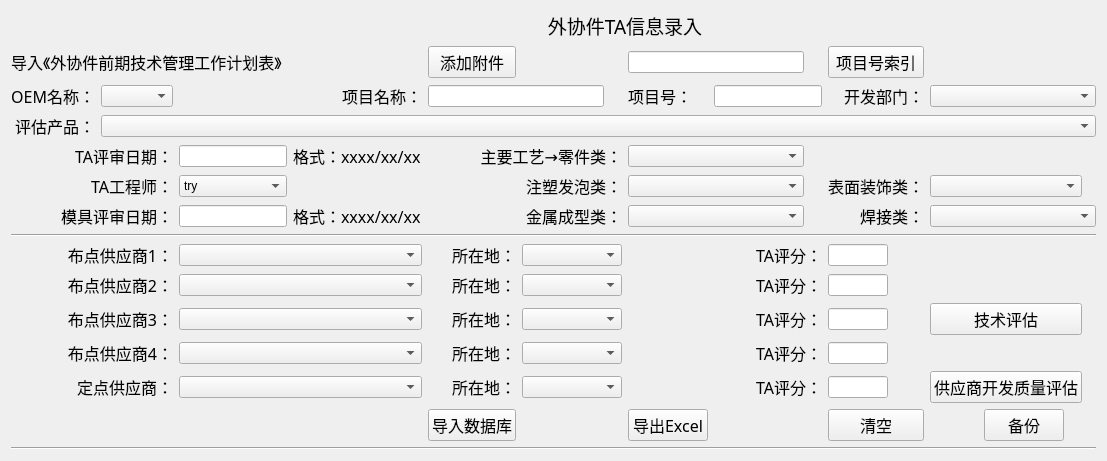
     <widget class="QWidget" name="page_4">
      <layout class="QHBoxLayout" name="horizontalLayout_2">
       <item>
        <layout class="QGridLayout" name="gridLayout_4">
         <property name="sizeConstraint">
          <enum>QLayout::SetFixedSize</enum>
         </property>
         <item row="3" column="0">
          <widget class="QLabel" name="label_37">
           <property name="font">
            <font>
             <family>Adobe Devanagari</family>
             <pointsize>12</pointsize>
            </font>
           </property>
           <property name="text">
            <string>OEM名称：</string>
           </property>
           <property name="alignment">
            <set>Qt::AlignRight|Qt::AlignTrailing|Qt::AlignVCenter</set>
           </property>
          </widget>
         </item>
         <item row="7" column="5">
          <widget class="QLabel" name="label_46">
           <property name="maximumSize">
            <size>
             <width>200</width>
             <height>20</height>
            </size>
           </property>
           <property name="font">
            <font>
             <family>Adobe Devanagari</family>
             <pointsize>12</pointsize>
            </font>
           </property>
           <property name="text">
            <string>金属成型类：</string>
           </property>
           <property name="alignment">
            <set>Qt::AlignRight|Qt::AlignTrailing|Qt::AlignVCenter</set>
           </property>
          </widget>
         </item>
         <item row="12" column="2" colspan="2">
          <widget class="QComboBox" name="exSup4"/>
         </item>
         <item row="10" column="9">
          <widget class="QLabel" name="label_76">
           <property name="text">
            <string/>
           </property>
          </widget>
         </item>
         <item row="0" column="4" colspan="4">
          <widget class="QLabel" name="label_79">
           <property name="maximumSize">
            <size>
             <width>16777215</width>
             <height>50</height>
            </size>
           </property>
           <property name="font">
            <font>
             <family>黑体</family>
             <pointsize>14</pointsize>
            </font>
           </property>
           <property name="text">
            <string>外协件TA信息录入</string>
           </property>
           <property name="alignment">
            <set>Qt::AlignCenter</set>
           </property>
          </widget>
         </item>
         <item row="3" column="7">
          <widget class="QLineEdit" name="exProNum"/>
         </item>
         <item row="7" column="9" colspan="6">
          <widget class="QComboBox" name="exWield">
           <property name="minimumSize">
            <size>
             <width>150</width>
             <height>0</height>
            </size>
           </property>
           <property name="maximumSize">
            <size>
             <width>176</width>
             <height>16777215</height>
            </size>
           </property>
          </widget>
         </item>
         <item row="2" column="6" colspan="2">
          <widget class="QLineEdit" name="exProNumLine">
           <property name="minimumSize">
            <size>
             <width>150</width>
             <height>0</height>
            </size>
           </property>
           <property name="maximumSize">
            <size>
             <width>176</width>
             <height>16777215</height>
            </size>
           </property>
          </widget>
         </item>
         <item row="12" column="9">
          <widget class="QLabel" name="label_75">
           <property name="text">
            <string/>
           </property>
          </widget>
         </item>
         <item row="11" column="2" colspan="2">
          <widget class="QComboBox" name="exSup3"/>
         </item>
         <item row="13" column="2" colspan="2">
          <widget class="QComboBox" name="exSeleSup">
           <property name="maximumSize">
            <size>
             <width>16777215</width>
             <height>16777215</height>
            </size>
           </property>
          </widget>
         </item>
         <item row="10" column="2" colspan="2">
          <widget class="QComboBox" name="exSup2"/>
         </item>
         <item row="7" column="8">
          <widget class="QLabel" name="label_42">
           <property name="font">
            <font>
             <family>Adobe Devanagari</family>
             <pointsize>12</pointsize>
            </font>
           </property>
           <property name="text">
            <string>焊接类：</string>
           </property>
           <property name="alignment">
            <set>Qt::AlignRight|Qt::AlignTrailing|Qt::AlignVCenter</set>
           </property>
          </widget>
         </item>
         <item row="6" column="5">
          <widget class="QLabel" name="label_44">
           <property name="font">
            <font>
             <family>Adobe Devanagari</family>
             <pointsize>12</pointsize>
            </font>
           </property>
           <property name="text">
            <string>注塑发泡类：</string>
           </property>
           <property name="alignment">
            <set>Qt::AlignRight|Qt::AlignTrailing|Qt::AlignVCenter</set>
           </property>
          </widget>
         </item>
         <item row="12" column="5">
          <widget class="QComboBox" name="exSup4Place">
           <property name="maximumSize">
            <size>
             <width>16777215</width>
             <height>16777215</height>
            </size>
           </property>
          </widget>
         </item>
         <item row="13" column="8">
          <widget class="QLineEdit" name="exSeleSupTaMark">
           <property name="maximumSize">
            <size>
             <width>60</width>
             <height>16777215</height>
            </size>
           </property>
          </widget>
         </item>
         <item row="12" column="7">
          <widget class="QLabel" name="label_58">
           <property name="font">
            <font>
             <family>Adobe Devanagari</family>
             <pointsize>12</pointsize>
            </font>
           </property>
           <property name="text">
            <string>TA评分：</string>
           </property>
           <property name="alignment">
            <set>Qt::AlignRight|Qt::AlignTrailing|Qt::AlignVCenter</set>
           </property>
          </widget>
         </item>
         <item row="14" column="2">
          <widget class="QLabel" name="label_72">
           <property name="text">
            <string/>
           </property>
          </widget>
         </item>
         <item row="9" column="7">
          <widget class="QLabel" name="label_50">
           <property name="font">
            <font>
             <family>Adobe Devanagari</family>
             <pointsize>12</pointsize>
            </font>
           </property>
           <property name="text">
            <string>TA评分：</string>
           </property>
           <property name="alignment">
            <set>Qt::AlignRight|Qt::AlignTrailing|Qt::AlignVCenter</set>
           </property>
          </widget>
         </item>
         <item row="13" column="7">
          <widget class="QLabel" name="label_62">
           <property name="font">
            <font>
             <family>Adobe Devanagari</family>
             <pointsize>12</pointsize>
            </font>
           </property>
           <property name="text">
            <string>TA评分：</string>
           </property>
           <property name="alignment">
            <set>Qt::AlignRight|Qt::AlignTrailing|Qt::AlignVCenter</set>
           </property>
          </widget>
         </item>
         <item row="9" column="5">
          <widget class="QComboBox" name="exSup1Place">
           <property name="minimumSize">
            <size>
             <width>100</width>
             <height>0</height>
            </size>
           </property>
           <property name="maximumSize">
            <size>
             <width>16777215</width>
             <height>16777215</height>
            </size>
           </property>
          </widget>
         </item>
         <item row="14" column="13" colspan="2">
          <widget class="QLabel" name="label_74">
           <property name="text">
            <string/>
           </property>
          </widget>
         </item>
         <item row="14" column="12">
          <widget class="QPushButton" name="exBackUp">
           <property name="font">
            <font>
             <family>Adobe Devanagari</family>
             <pointsize>12</pointsize>
            </font>
           </property>
           <property name="text">
            <string>备份</string>
           </property>
          </widget>
         </item>
         <item row="9" column="8">
          <widget class="QLineEdit" name="exSup1TaMark">
           <property name="maximumSize">
            <size>
             <width>60</width>
             <height>16777215</height>
            </size>
           </property>
          </widget>
         </item>
         <item row="5" column="6" colspan="2">
          <widget class="QComboBox" name="exPart">
           <property name="minimumSize">
            <size>
             <width>150</width>
             <height>0</height>
            </size>
           </property>
           <property name="maximumSize">
            <size>
             <width>176</width>
             <height>16777215</height>
            </size>
           </property>
          </widget>
         </item>
         <item row="6" column="6" colspan="2">
          <widget class="QComboBox" name="exInjection">
           <property name="maximumSize">
            <size>
             <width>176</width>
             <height>16777215</height>
            </size>
           </property>
          </widget>
         </item>
         <item row="10" column="5">
          <widget class="QComboBox" name="exSup2Place">
           <property name="maximumSize">
            <size>
             <width>16777215</width>
             <height>16777215</height>
            </size>
           </property>
          </widget>
         </item>
         <item row="11" column="5">
          <widget class="QComboBox" name="exSup3Place">
           <property name="maximumSize">
            <size>
             <width>16777215</width>
             <height>16777215</height>
            </size>
           </property>
          </widget>
         </item>
         <item row="3" column="6">
          <widget class="QLabel" name="label_86">
           <property name="font">
            <font>
             <family>Adobe Devanagari</family>
             <pointsize>12</pointsize>
            </font>
           </property>
           <property name="text">
            <string>项目号：</string>
           </property>
          </widget>
         </item>
         <item row="10" column="7">
          <widget class="QLabel" name="label_52">
           <property name="font">
            <font>
             <family>Adobe Devanagari</family>
             <pointsize>12</pointsize>
            </font>
           </property>
           <property name="text">
            <string>TA评分：</string>
           </property>
           <property name="alignment">
            <set>Qt::AlignRight|Qt::AlignTrailing|Qt::AlignVCenter</set>
           </property>
          </widget>
         </item>
         <item row="11" column="7">
          <widget class="QLabel" name="label_55">
           <property name="font">
            <font>
             <family>Adobe Devanagari</family>
             <pointsize>12</pointsize>
            </font>
           </property>
           <property name="text">
            <string>TA评分：</string>
           </property>
           <property name="alignment">
            <set>Qt::AlignRight|Qt::AlignTrailing|Qt::AlignVCenter</set>
           </property>
          </widget>
         </item>
         <item row="13" column="5">
          <widget class="QComboBox" name="exSeleSupPlace">
           <property name="maximumSize">
            <size>
             <width>16777215</width>
             <height>16777215</height>
            </size>
           </property>
          </widget>
         </item>
         <item row="11" column="8">
          <widget class="QLineEdit" name="exSup3TaMark">
           <property name="maximumSize">
            <size>
             <width>60</width>
             <height>16777215</height>
            </size>
           </property>
          </widget>
         </item>
         <item row="4" column="0">
          <widget class="QLabel" name="label_40">
           <property name="font">
            <font>
             <family>Adobe Devanagari</family>
             <pointsize>12</pointsize>
            </font>
           </property>
           <property name="text">
            <string>评估产品：</string>
           </property>
           <property name="alignment">
            <set>Qt::AlignRight|Qt::AlignTrailing|Qt::AlignVCenter</set>
           </property>
          </widget>
         </item>
         <item row="14" column="0">
          <widget class="QLabel" name="label_71">
           <property name="text">
            <string/>
           </property>
          </widget>
         </item>
         <item row="5" column="0" colspan="2">
          <widget class="QLabel" name="label_47">
           <property name="font">
            <font>
             <family>Adobe Devanagari</family>
             <pointsize>12</pointsize>
            </font>
           </property>
           <property name="text">
            <string>TA评审日期：</string>
           </property>
           <property name="alignment">
            <set>Qt::AlignRight|Qt::AlignTrailing|Qt::AlignVCenter</set>
           </property>
          </widget>
         </item>
         <item row="9" column="13" colspan="2">
          <widget class="QLabel" name="label_77">
           <property name="text">
            <string/>
           </property>
          </widget>
         </item>
         <item row="14" column="8">
          <widget class="QPushButton" name="exClear">
           <property name="font">
            <font>
             <family>Adobe Devanagari</family>
             <pointsize>12</pointsize>
            </font>
           </property>
           <property name="text">
            <string>清空</string>
           </property>
          </widget>
         </item>
         <item row="11" column="4">
          <widget class="QLabel" name="label_54">
           <property name="font">
            <font>
             <family>Adobe Devanagari</family>
             <pointsize>12</pointsize>
            </font>
           </property>
           <property name="text">
            <string>所在地：</string>
           </property>
           <property name="alignment">
            <set>Qt::AlignRight|Qt::AlignTrailing|Qt::AlignVCenter</set>
           </property>
          </widget>
         </item>
         <item row="7" column="0" colspan="2">
          <widget class="QLabel" name="label_48">
           <property name="font">
            <font>
             <family>Adobe Devanagari</family>
             <pointsize>12</pointsize>
            </font>
           </property>
           <property name="text">
            <string>模具评审日期：</string>
           </property>
           <property name="alignment">
            <set>Qt::AlignRight|Qt::AlignTrailing|Qt::AlignVCenter</set>
           </property>
          </widget>
         </item>
         <item row="10" column="8">
          <widget class="QLineEdit" name="exSup2TaMark">
           <property name="maximumSize">
            <size>
             <width>60</width>
             <height>16777215</height>
            </size>
           </property>
          </widget>
         </item>
         <item row="5" column="4" colspan="2">
          <widget class="QLabel" name="label_43">
           <property name="maximumSize">
            <size>
             <width>200</width>
             <height>22</height>
            </size>
           </property>
           <property name="font">
            <font>
             <family>Adobe Devanagari</family>
             <pointsize>12</pointsize>
            </font>
           </property>
           <property name="text">
            <string>主要工艺→零件类：</string>
           </property>
           <property name="alignment">
            <set>Qt::AlignRight|Qt::AlignTrailing|Qt::AlignVCenter</set>
           </property>
          </widget>
         </item>
         <item row="14" column="4">
          <widget class="QPushButton" name="exInputDb">
           <property name="font">
            <font>
             <family>Adobe Devanagari</family>
             <pointsize>12</pointsize>
            </font>
           </property>
           <property name="text">
            <string>导入数据库</string>
           </property>
          </widget>
         </item>
         <item row="2" column="4">
          <widget class="QPushButton" name="exAttach">
           <property name="font">
            <font>
             <family>Adobe Devanagari</family>
             <pointsize>12</pointsize>
            </font>
           </property>
           <property name="layoutDirection">
            <enum>Qt::RightToLeft</enum>
           </property>
           <property name="text">
            <string>添加附件</string>
           </property>
          </widget>
         </item>
         <item row="9" column="4">
          <widget class="QLabel" name="label_49">
           <property name="font">
            <font>
             <family>Adobe Devanagari</family>
             <pointsize>12</pointsize>
            </font>
           </property>
           <property name="text">
            <string>所在地：</string>
           </property>
           <property name="alignment">
            <set>Qt::AlignRight|Qt::AlignTrailing|Qt::AlignVCenter</set>
           </property>
          </widget>
         </item>
         <item row="3" column="4" colspan="2">
          <widget class="QLineEdit" name="exProName">
           <property name="sizePolicy">
            <sizepolicy hsizetype="Minimum" vsizetype="Fixed">
             <horstretch>0</horstretch>
             <verstretch>0</verstretch>
            </sizepolicy>
           </property>
           <property name="minimumSize">
            <size>
             <width>150</width>
             <height>0</height>
            </size>
           </property>
           <property name="maximumSize">
            <size>
             <width>176</width>
             <height>16777215</height>
            </size>
           </property>
          </widget>
         </item>
         <item row="15" column="0" colspan="15">
          <widget class="Line" name="line_2">
           <property name="orientation">
            <enum>Qt::Horizontal</enum>
           </property>
          </widget>
         </item>
         <item row="3" column="9" colspan="6">
          <widget class="QComboBox" name="exDepart">
           <property name="maximumSize">
            <size>
             <width>200</width>
             <height>16777215</height>
            </size>
           </property>
          </widget>
         </item>
         <item row="8" column="0" colspan="15">
          <widget class="Line" name="line">
           <property name="orientation">
            <enum>Qt::Horizontal</enum>
           </property>
          </widget>
         </item>
         <item row="11" column="9" colspan="5">
          <widget class="QPushButton" name="exTechReview">
           <property name="maximumSize">
            <size>
             <width>200</width>
             <height>16777215</height>
            </size>
           </property>
           <property name="font">
            <font>
             <family>Adobe Devanagari</family>
             <pointsize>12</pointsize>
            </font>
           </property>
           <property name="text">
            <string>技术评估</string>
           </property>
          </widget>
         </item>
         <item row="14" column="5">
          <widget class="QLabel" name="label_73">
           <property name="text">
            <string/>
           </property>
          </widget>
         </item>
         <item row="2" column="13">
          <widget class="QLabel" name="label_65">
           <property name="text">
            <string/>
           </property>
          </widget>
         </item>
         <item row="2" column="5">
          <widget class="QLabel" name="label_64">
           <property name="text">
            <string/>
           </property>
          </widget>
         </item>
         <item row="13" column="4">
          <widget class="QLabel" name="label_61">
           <property name="font">
            <font>
             <family>Adobe Devanagari</family>
             <pointsize>12</pointsize>
            </font>
           </property>
           <property name="text">
            <string>所在地：</string>
           </property>
           <property name="alignment">
            <set>Qt::AlignRight|Qt::AlignTrailing|Qt::AlignVCenter</set>
           </property>
          </widget>
         </item>
         <item row="3" column="8">
          <widget class="QLabel" name="label_39">
           <property name="maximumSize">
            <size>
             <width>100</width>
             <height>20</height>
            </size>
           </property>
           <property name="font">
            <font>
             <family>Adobe Devanagari</family>
             <pointsize>12</pointsize>
            </font>
           </property>
           <property name="text">
            <string>开发部门：</string>
           </property>
           <property name="alignment">
            <set>Qt::AlignRight|Qt::AlignTrailing|Qt::AlignVCenter</set>
           </property>
          </widget>
         </item>
         <item row="12" column="8">
          <widget class="QLineEdit" name="exSup4TaMark">
           <property name="maximumSize">
            <size>
             <width>60</width>
             <height>16777215</height>
            </size>
           </property>
          </widget>
         </item>
         <item row="2" column="8">
          <widget class="QPushButton" name="exProNumber">
           <property name="font">
            <font>
             <family>Adobe Devanagari</family>
             <pointsize>12</pointsize>
            </font>
           </property>
           <property name="layoutDirection">
            <enum>Qt::LeftToRight</enum>
           </property>
           <property name="text">
            <string>项目号索引</string>
           </property>
          </widget>
         </item>
         <item row="9" column="2" colspan="2">
          <widget class="QComboBox" name="exSup1">
           <property name="minimumSize">
            <size>
             <width>100</width>
             <height>0</height>
            </size>
           </property>
          </widget>
         </item>
         <item row="13" column="9" colspan="5">
          <widget class="QPushButton" name="exSupDevQuaReview">
           <property name="maximumSize">
            <size>
             <width>200</width>
             <height>16777215</height>
            </size>
           </property>
           <property name="font">
            <font>
             <family>Adobe Devanagari</family>
             <pointsize>12</pointsize>
            </font>
           </property>
           <property name="text">
            <string>供应商开发质量评估</string>
           </property>
          </widget>
         </item>
         <item row="10" column="4">
          <widget class="QLabel" name="label_51">
           <property name="font">
            <font>
             <family>Adobe Devanagari</family>
             <pointsize>12</pointsize>
            </font>
           </property>
           <property name="text">
            <string>所在地：</string>
           </property>
           <property name="alignment">
            <set>Qt::AlignRight|Qt::AlignTrailing|Qt::AlignVCenter</set>
           </property>
          </widget>
         </item>
         <item row="6" column="8">
          <widget class="QLabel" name="label_45">
           <property name="maximumSize">
            <size>
             <width>200</width>
             <height>20</height>
            </size>
           </property>
           <property name="font">
            <font>
             <family>Adobe Devanagari</family>
             <pointsize>12</pointsize>
            </font>
           </property>
           <property name="text">
            <string>表面装饰类：</string>
           </property>
           <property name="alignment">
            <set>Qt::AlignRight|Qt::AlignTrailing|Qt::AlignVCenter</set>
           </property>
          </widget>
         </item>
         <item row="3" column="3">
          <widget class="QLabel" name="label_38">
           <property name="font">
            <font>
             <family>Adobe Devanagari</family>
             <pointsize>12</pointsize>
            </font>
           </property>
           <property name="text">
            <string>项目名称：</string>
           </property>
           <property name="alignment">
            <set>Qt::AlignRight|Qt::AlignTrailing|Qt::AlignVCenter</set>
           </property>
          </widget>
         </item>
         <item row="4" column="1" colspan="14">
          <widget class="QComboBox" name="exInputOption"/>
         </item>
         <item row="3" column="1">
          <widget class="QComboBox" name="exOEM"/>
         </item>
         <item row="2" column="14">
          <widget class="QLabel" name="label_66">
           <property name="text">
            <string/>
           </property>
          </widget>
         </item>
         <item row="12" column="4">
          <widget class="QLabel" name="label_57">
           <property name="font">
            <font>
             <family>Adobe Devanagari</family>
             <pointsize>12</pointsize>
            </font>
           </property>
           <property name="text">
            <string>所在地：</string>
           </property>
           <property name="alignment">
            <set>Qt::AlignRight|Qt::AlignTrailing|Qt::AlignVCenter</set>
           </property>
          </widget>
         </item>
         <item row="14" column="6">
          <widget class="QPushButton" name="exOutputExcel">
           <property name="font">
            <font>
             <family>Adobe Devanagari</family>
             <pointsize>12</pointsize>
            </font>
           </property>
           <property name="text">
            <string>导出Excel</string>
           </property>
          </widget>
         </item>
         <item row="2" column="0" colspan="4">
          <widget class="QLabel" name="label_26">
           <property name="maximumSize">
            <size>
             <width>16777215</width>
             <height>30</height>
            </size>
           </property>
           <property name="font">
            <font>
             <family>Adobe Devanagari</family>
             <pointsize>12</pointsize>
            </font>
           </property>
           <property name="text">
            <string>导入《外协件前期技术管理工作计划表》</string>
           </property>
          </widget>
         </item>
         <item row="9" column="0" colspan="2">
          <widget class="QLabel" name="label_25">
           <property name="font">
            <font>
             <family>Adobe Devanagari</family>
             <pointsize>12</pointsize>
            </font>
           </property>
           <property name="text">
            <string>布点供应商1：</string>
           </property>
           <property name="alignment">
            <set>Qt::AlignRight|Qt::AlignTrailing|Qt::AlignVCenter</set>
           </property>
          </widget>
         </item>
         <item row="13" column="0" colspan="2">
          <widget class="QLabel" name="label_60">
           <property name="font">
            <font>
             <family>Adobe Devanagari</family>
             <pointsize>12</pointsize>
            </font>
           </property>
           <property name="text">
            <string>定点供应商：</string>
           </property>
           <property name="alignment">
            <set>Qt::AlignRight|Qt::AlignTrailing|Qt::AlignVCenter</set>
           </property>
          </widget>
         </item>
         <item row="7" column="2">
          <widget class="QLineEdit" name="exMouldTime">
           <property name="maximumSize">
            <size>
             <width>176</width>
             <height>16777215</height>
            </size>
           </property>
          </widget>
         </item>
         <item row="6" column="0" colspan="2">
          <widget class="QLabel" name="label_85">
           <property name="maximumSize">
            <size>
             <width>16777215</width>
             <height>30</height>
            </size>
           </property>
           <property name="font">
            <font>
             <family>Adobe Devanagari</family>
             <pointsize>12</pointsize>
            </font>
           </property>
           <property name="text">
            <string>TA工程师：</string>
           </property>
           <property name="alignment">
            <set>Qt::AlignRight|Qt::AlignTrailing|Qt::AlignVCenter</set>
           </property>
          </widget>
         </item>
         <item row="10" column="0" colspan="2">
          <widget class="QLabel" name="label_53">
           <property name="font">
            <font>
             <family>Adobe Devanagari</family>
             <pointsize>12</pointsize>
            </font>
           </property>
           <property name="text">
            <string>布点供应商2：</string>
           </property>
           <property name="alignment">
            <set>Qt::AlignRight|Qt::AlignTrailing|Qt::AlignVCenter</set>
           </property>
          </widget>
         </item>
         <item row="12" column="0" colspan="2">
          <widget class="QLabel" name="label_59">
           <property name="font">
            <font>
             <family>Adobe Devanagari</family>
             <pointsize>12</pointsize>
            </font>
           </property>
           <property name="text">
            <string>布点供应商4：</string>
           </property>
           <property name="alignment">
            <set>Qt::AlignRight|Qt::AlignTrailing|Qt::AlignVCenter</set>
           </property>
          </widget>
         </item>
         <item row="11" column="0" colspan="2">
          <widget class="QLabel" name="label_56">
           <property name="font">
            <font>
             <family>Adobe Devanagari</family>
             <pointsize>12</pointsize>
            </font>
           </property>
           <property name="text">
            <string>布点供应商3：</string>
           </property>
           <property name="alignment">
            <set>Qt::AlignRight|Qt::AlignTrailing|Qt::AlignVCenter</set>
           </property>
          </widget>
         </item>
         <item row="7" column="6" colspan="2">
          <widget class="QComboBox" name="exMetal">
           <property name="maximumSize">
            <size>
             <width>176</width>
             <height>16777215</height>
            </size>
           </property>
          </widget>
         </item>
         <item row="6" column="9" colspan="5">
          <widget class="QComboBox" name="exDecorate">
           <property name="minimumSize">
            <size>
             <width>0</width>
             <height>0</height>
            </size>
           </property>
           <property name="maximumSize">
            <size>
             <width>176</width>
             <height>16777215</height>
            </size>
           </property>
          </widget>
         </item>
         <item row="5" column="2">
          <widget class="QLineEdit" name="exTAtime"/>
         </item>
         <item row="6" column="2">
          <widget class="QComboBox" name="exTabox">
           <item>
            <property name="text">
             <string>try</string>
            </property>
           </item>
          </widget>
         </item>
         <item row="5" column="3">
          <widget class="QLabel" name="label_142">
           <property name="font">
            <font>
             <family>Adobe Devanagari</family>
             <pointsize>12</pointsize>
            </font>
           </property>
           <property name="text">
            <string>格式：xxxx/xx/xx</string>
           </property>
          </widget>
         </item>
         <item row="7" column="3">
          <widget class="QLabel" name="label_143">
           <property name="font">
            <font>
             <family>Adobe Devanagari</family>
             <pointsize>12</pointsize>
            </font>
           </property>
           <property name="text">
            <string>格式：xxxx/xx/xx</string>
           </property>
          </widget>
         </item>
        </layout>
       </item>
      </layout>
     </widget>
